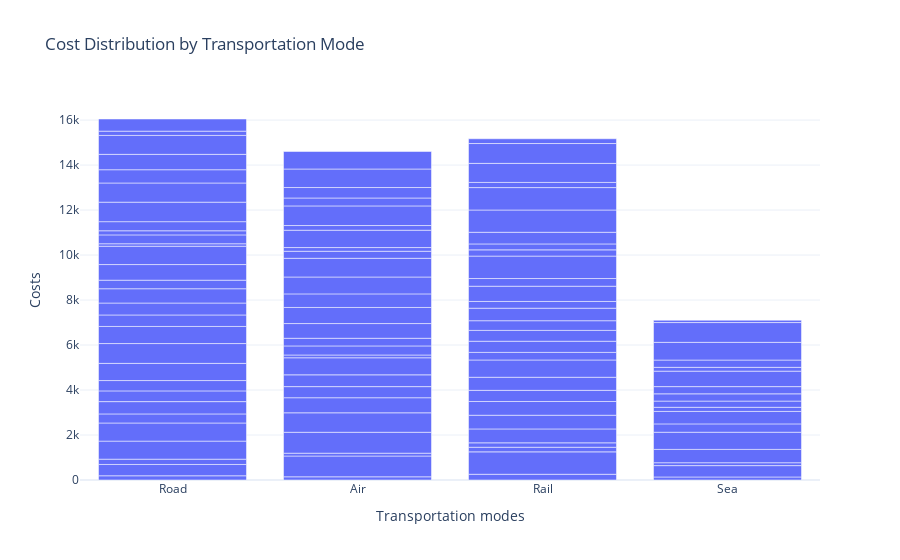

Here is the notebook cell this chart was saved with:
### Code cell
transportation_chart = px.bar(df, x = 'Transportation modes',
                              y = 'Costs',
                              title = 'Cost Distribution by Transportation Mode')
transportation_chart.show()

### Figure 1 — Plotly figure (JSON) as saved in the notebook; plotly's stock layout.template omitted (floating-point values rounded to 4 significant figures)
{"data": [{"hovertemplate": "Transportation modes=%{x}<br>Costs=%{y}<extra></extra>", "legendgroup": "", "marker": {"color": "#636efa", "pattern": {"shape": ""}}, "name": "", "orientation": "v", "showlegend": false, "textposition": "auto", "type": "bar", "x": ["Road", "Road", "Air", "Rail", "Air", "Road", "Sea", "Road", "Sea", "Rail", "Road", "Air", "Road", "Road", "Air", "Sea", "Air", "Air", "Sea", "Road", "Air", "Air", "Rail", "Rail", "Air", "Road", "Rail", "Sea", "Air", "Road", "Road", "Rail", "Road", "Sea", "Road", "Sea", "Air", "Sea", "Air", "Air", "Road", "Sea", "Road", "Air", "Rail", "Rail", "Road", "Rail", "Rail", "Rail", "Rail", "Road", "Air", "Air", "Road", "Sea", "Air", "Rail", "Road", "Air", "Rail", "Air", "Sea", "Sea", "Air", "Rail", "Road", "Sea", "Rail", "Air", "Road", "Road", "Rail", "Road", "Rail", "Air", "Rail", "Road", "Sea", "Air", "Sea", "Rail", "Road", "Road", "Air", "Road", "Rail", "Sea", "Sea", "Rail", "Rail", "Rail", "Rail", "Air", "Rail", "Air", "Road", "Road", "Rail", "Rail"], "xaxis": "x", "y": [187.8, 503.1, 141.9, 254.8, 923.4, 235.5, 134.4, 802.1, 505.6, 995.9, 806.1, 126.7, 403.0, 547.2, 929.2, 127.9, 865.5, 670.9, 593.5, 477.3, 493.9, 523.4, 205.6, 196.3, 758.7, 458.5, 617.9, 762.5, 123.4, 764.9, 880.1, 609.4, 761.2, 371.3, 510.4, 553.4, 403.8, 183.9, 339.7, 653.7, 529.8, 275.5, 635.7, 716.0, 610.5, 495.3, 380.4, 581.6, 768.7, 336.9, 496.2, 695.0, 602.9, 750.7, 814.1, 323.0, 832.2, 482.2, 110.4, 312.6, 430.2, 164.4, 320.8, 687.3, 771.2, 555.9, 393.8, 169.3, 299.7, 207.7, 183.3, 405.2, 677.9, 866.5, 341.6, 873.1, 997.4, 852.6, 323.6, 351.5, 787.8, 276.8, 590.0, 683.0, 465.5, 842.7, 264.3, 879.4, 103.9, 517.5, 990.1, 996.8, 230.1, 823.5, 846.7, 778.9, 188.7, 540.1, 882.2, 210.7], "yaxis": "y"}], "layout": {"barmode": "relative", "legend": {"tracegroupgap": 0}, "title": {"text": "Cost Distribution by Transportation Mode"}, "xaxis": {"anchor": "y", "domain": [0, 1], "title": {"text": "Transportation modes"}}, "yaxis": {"anchor": "x", "domain": [0, 1], "title": {"text": "Costs"}}}}
